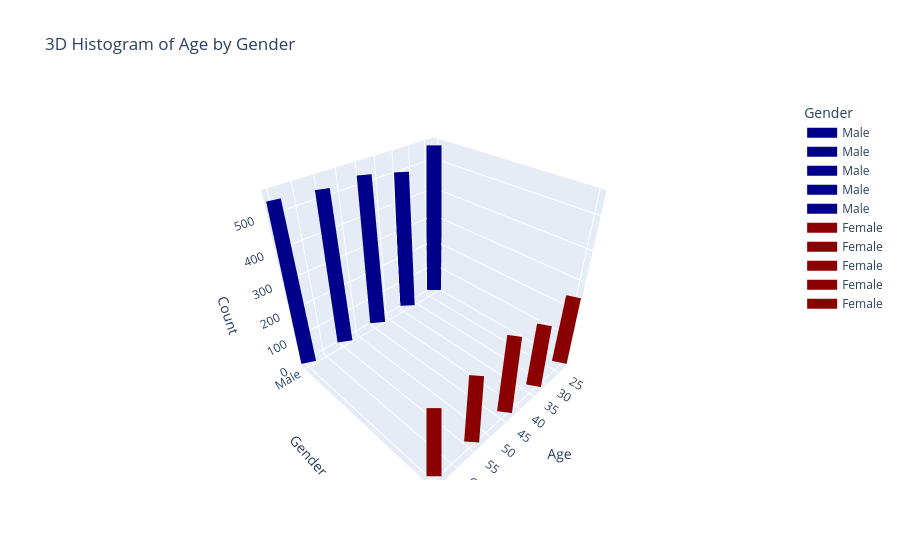

The cell this chart's notebook holds for it:
### Code cell
# ...existing code...

import plotly.graph_objects as go

genders = ['Male', 'Female']
colors = {'Male': 'darkblue', 'Female': 'darkred'}
bins = 5

data = []
bar_width = 30  # Increase this value for thicker bars (default was 15)

for i, gender in enumerate(genders):
    ages = Raw_DF[Raw_DF['Gender'] == gender]['Age'].dropna()
    hist, bin_edges = np.histogram(ages, bins=bins)
    x = (bin_edges[:-1] + bin_edges[1:]) / 2  # Bin centers
    y = np.full_like(x, i)  # Numeric y for gender
    z = np.zeros_like(hist)
    dz = hist

    # Simulate 3D bars using Scatter3d (vertical lines)
    for xi, yi, zi, dzi in zip(x, y, z, dz):
        data.append(go.Scatter3d(
            x=[xi, xi],
            y=[yi, yi],
            z=[zi, dzi],
            mode='lines',
            line=dict(color=colors[gender], width=bar_width),  # Increased width here
            name=gender if zi == 0 else None,
            showlegend=bool(zi == 0)
        ))

fig = go.Figure(data=data)
fig.update_layout(
    scene=dict(
        xaxis_title='Age',
        yaxis=dict(
            tickvals=[0, 1],
            ticktext=genders,
            title='Gender'
        ),
        zaxis_title='Count'
    ),
    title='3D Histogram of Age by Gender',
    legend_title='Gender'
)
fig.show()
# ...existing code...

### Figure 1 — Plotly figure (JSON) as saved in the notebook; plotly's stock layout.template omitted (floating-point values rounded to 4 significant figures)
{"data": [{"line": {"color": "darkblue", "width": 30}, "mode": "lines", "name": "Male", "showlegend": true, "type": "scatter3d", "x": [23.2, 23.2], "y": [0, 0], "z": [0, 550]}, {"line": {"color": "darkblue", "width": 30}, "mode": "lines", "name": "Male", "showlegend": true, "type": "scatter3d", "x": [33.6, 33.6], "y": [0, 0], "z": [0, 501]}, {"line": {"color": "darkblue", "width": 30}, "mode": "lines", "name": "Male", "showlegend": true, "type": "scatter3d", "x": [44, 44], "y": [0, 0], "z": [0, 530]}, {"line": {"color": "darkblue", "width": 30}, "mode": "lines", "name": "Male", "showlegend": true, "type": "scatter3d", "x": [54.4, 54.4], "y": [0, 0], "z": [0, 529]}, {"line": {"color": "darkblue", "width": 30}, "mode": "lines", "name": "Male", "showlegend": true, "type": "scatter3d", "x": [64.8, 64.8], "y": [0, 0], "z": [0, 542]}, {"line": {"color": "darkred", "width": 30}, "mode": "lines", "name": "Female", "showlegend": true, "type": "scatter3d", "x": [23.2, 23.2], "y": [1, 1], "z": [0, 252]}, {"line": {"color": "darkred", "width": 30}, "mode": "lines", "name": "Female", "showlegend": true, "type": "scatter3d", "x": [33.6, 33.6], "y": [1, 1], "z": [0, 231]}, {"line": {"color": "darkred", "width": 30}, "mode": "lines", "name": "Female", "showlegend": true, "type": "scatter3d", "x": [44, 44], "y": [1, 1], "z": [0, 277]}, {"line": {"color": "darkred", "width": 30}, "mode": "lines", "name": "Female", "showlegend": true, "type": "scatter3d", "x": [54.4, 54.4], "y": [1, 1], "z": [0, 242]}, {"line": {"color": "darkred", "width": 30}, "mode": "lines", "name": "Female", "showlegend": true, "type": "scatter3d", "x": [64.8, 64.8], "y": [1, 1], "z": [0, 246]}], "layout": {"legend": {"title": {"text": "Gender"}}, "scene": {"xaxis": {"title": {"text": "Age"}}, "yaxis": {"ticktext": ["Male", "Female"], "tickvals": [0, 1], "title": {"text": "Gender"}}, "zaxis": {"title": {"text": "Count"}}}, "title": {"text": "3D Histogram of Age by Gender"}}}
